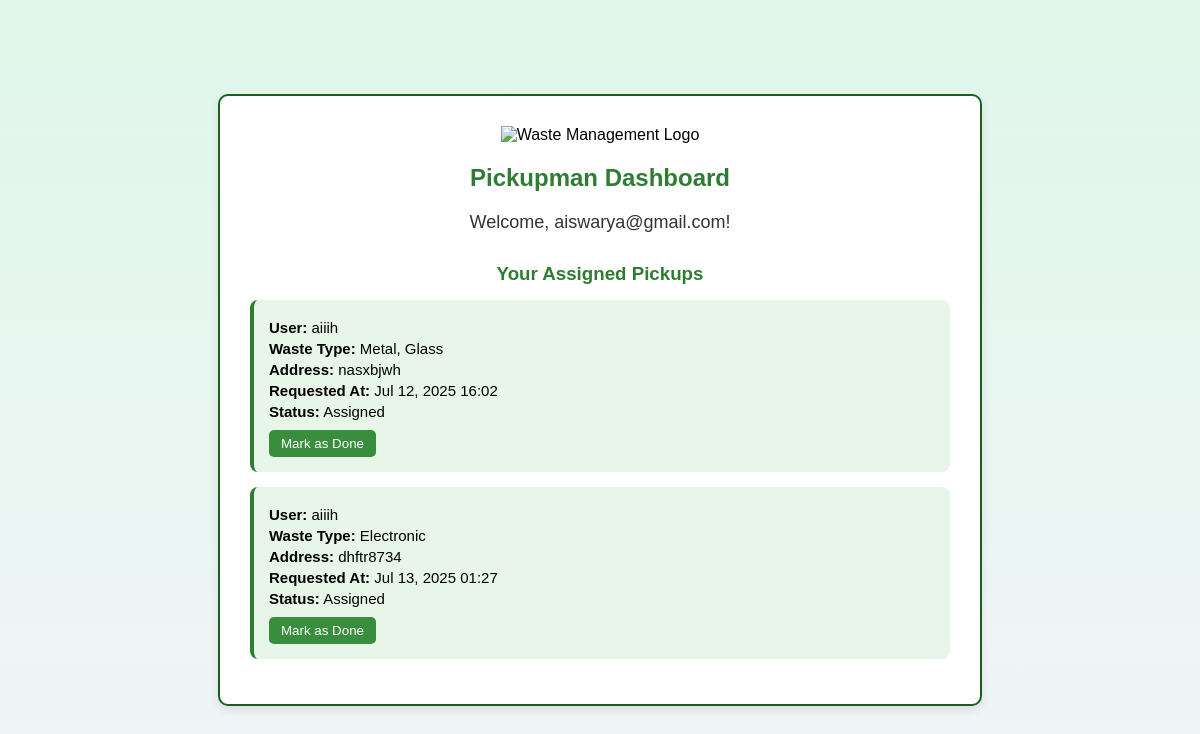
The app's page /pmhome/ (signed in) with its own data.
### EcoSynth/models.py (models this page shows, shortened)
class pmreg(models.Model):
    name = models.CharField(max_length=100, default='No Name')  # temporarily add default
    age = models.IntegerField()
    email = models.EmailField(unique=True)
    phone = models.CharField(max_length=15, default='')   # ✅ add default
    address = models.TextField(default='')                # ✅ add default
    password = models.CharField(max_length=100, default='default123')
    image = models.FileField(upload_to='images/')

class PickupRequest(models.Model):
    user = models.ForeignKey(uregistration, on_delete=models.CASCADE)
    waste_type = models.CharField(max_length=100)
    address = models.TextField()
    requested_at = models.DateTimeField(auto_now_add=True)
    status = models.CharField(max_length=20, default='Pending')
    assigned_to = models.ForeignKey(pmreg, null=True, blank=True, on_delete=models.SET_NULL)
    points_assigned = models.BooleanField(default=False)

class uregistration(models.Model):
    name = models.CharField(max_length=100)
    age = models.IntegerField()
    email = models.EmailField()  # Add this
    phone = models.CharField(max_length=15)
    address = models.TextField()
    password = models.CharField(max_length=100,)
    profile_pic = models.FileField(upload_to='profile_pics/')
    points = models.IntegerField(default=0)

### EcoSynth/views.py (the view)
# urls.py: path('pmhome/', views.pmhome, name='pmhome'),
def pmhome(request):
    email = request.session.get('email')
    if not email:
        return redirect('ulogin')  # FIXED name here
    try:
        pickupman = pmreg.objects.get(email=email)
    except pmreg.DoesNotExist:
        return redirect('ulogin')  # FIXED name here
    assigned_requests = PickupRequest.objects.filter(assigned_to=pickupman)
    return render(request, 'pmhome.html', {
        'pickupman': pickupman,
        'assigned_requests': assigned_requests
    })

### EcoSynth/templates/pmhome.html (shortened to what this page needs)
<!DOCTYPE html>
<html lang="en">
<head>
</head>
<body>
  <div class="container">
    <div class="logo">
      <img src="/static/images/waste-management-logo.png" alt="Waste Management Logo">
    </div>
    <h2>Pickupman Dashboard</h2>
    <div class="welcome">
      {% if request.session.email %}
        <p>Welcome, {{ request.session.email }}!</p>
      {% else %}
        <p>Welcome, Pickupman!</p>
      {% endif %}
    </div>
    <div class="dashboard">
      <h3>Your Assigned Pickups</h3>
      {% if assigned_requests %}
        {% for req in assigned_requests %}
          <div class="task">
            <p><strong>User:</strong> {{ req.user.name }}</p>
            <p><strong>Waste Type:</strong> {{ req.waste_type }}</p>
            <p><strong>Address:</strong> {{ req.address }}</p>
            <p><strong>Requested At:</strong> {{ req.requested_at|date:"M d, Y H:i" }}</p>
            <p><strong>Status:</strong> {{ req.status }}</p>
            {% if req.status != 'Completed' %}
              <form action="{% url 'pickup_done' req.id %}" method="POST">
                <button type="submit">Mark as Done</button>
              </form>
            {% endif %}
          </div>
        {% endfor %}
      {% else %}
        <p class="no-tasks">No pickups assigned to you yet.</p>
      {% endif %}
    </div>
  </div>
</body>
</html>

### EcoSynth/templates/pmhome.html (style rules this page uses)
body { font-family: Arial, sans-serif; background-color: #f0f4f8; display: flex; justify-content: center; align-items: center; min-height: 100vh; margin: 0; background-image: linear-gradient(to bottom, #e0f7e9, #f0f4f8); }
.container { background-color: #ffffff; padding: 30px; border-radius: 10px; box-shadow: 0 4px 8px rgba(0, 0, 0, 0.1); width: 100%; max-width: 700px; border: 2px solid #1b5e20; }
h2 { text-align: center; color: #2e7d32; margin-bottom: 20px; }
.welcome { text-align: center; font-size: 18px; color: #333; margin-bottom: 30px; }
.dashboard h3 { color: #2e7d32; margin-bottom: 15px; text-align: center; }
.task { background-color: #e8f5e9; padding: 15px; border-radius: 8px; margin-bottom: 15px; border-left: 4px solid #2e7d32; }
.task p { margin: 4px 0; font-size: 15px; }
.task form { margin-top: 10px; }
.task button { padding: 6px 12px; background-color: #388e3c; color: white; border: none; border-radius: 5px; cursor: pointer; }
.logo { text-align: center; margin-bottom: 20px; }
.logo img { width: 80px; height: auto; }

### records on screen
pmreg: session.email "aiswarya@gmail.com"
PickupRequest: user.name "aiiih", waste_type "Metal, Glass", address "nasxbjwh", requested_at "Jul 12, 2025 16:02", status "Assigned", shows "Mark as Done"
PickupRequest: user.name "aiiih", waste_type "Electronic", address "dhftr8734", requested_at "Jul 13, 2025 01:27", status "Assigned", shows "Mark as Done"
